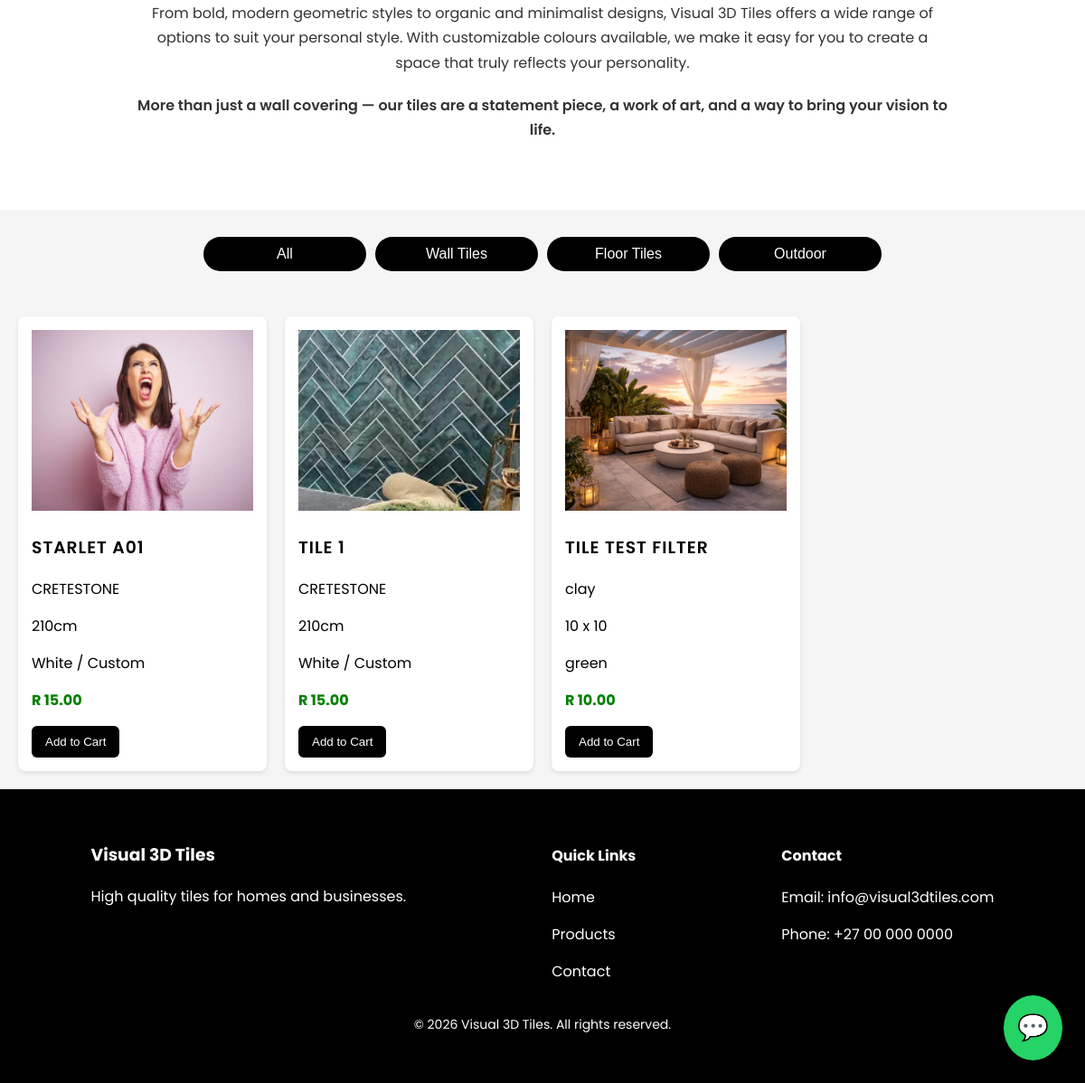
The app's page / (lower part), older data.
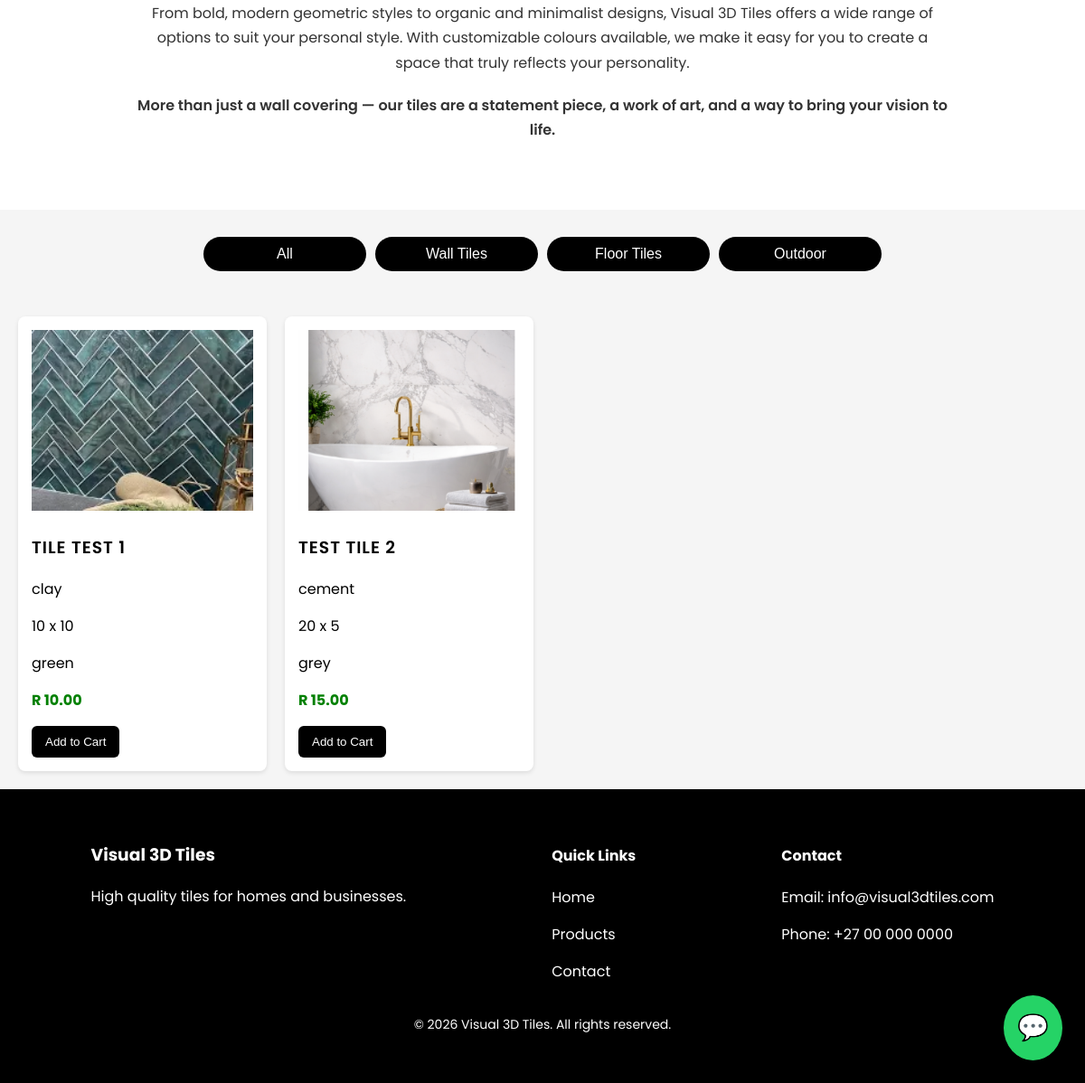
The same page, newer data.
### store/models.py (models this page shows, shortened)
class Product(models.Model):
    CATEGORY_CHOICES = [
        ('wall', 'Wall Tiles'),
        ('floor', 'Floor Tiles'),
        ('outdoor', 'Outdoor Tiles'),
    ]
    name = models.CharField(max_length=200)
    price = models.DecimalField(max_digits=8, decimal_places=2)
    material = models.CharField(max_length=100)
    dimensions = models.CharField(max_length=100)
    colors = models.CharField(max_length=200)
    description = models.TextField(blank=True, null=True)
    image = models.ImageField(upload_to='products/')
    category = models.CharField(
        max_length=20,
        choices=CATEGORY_CHOICES,
        default='floor'
    )

### store/views.py (the view)
# urls.py: path('', views.product_list, name='product_list'),
def product_list(request):
    products = Product.objects.all()
    return render(request, 'store/product_list.html', {
        'products': products
    })

### store/templates/store/product_list.html (shortened to what this page needs)
<!DOCTYPE html>
<html>
<head>
</head>
<body>
    <a href="https://wa.me/27000000000" class="whatsapp">💬</a>
    <section class="about">
        <div class="about-container">
            <p>
                From bold, modern geometric styles to organic and minimalist designs, Visual 3D Tiles offers
                a wide range of options to suit your personal style. With customizable colours available,
                we make it easy for you to create a space that truly reflects your personality.
            </p>
            <p class="highlight">
                More than just a wall covering — our tiles are a statement piece, a work of art, and a way to
                bring your vision to life.
            </p>
        </div>
    </section>
    <div class="filters buttons-filter">
        <button onclick="filterProducts('all')">All</button>
        <button onclick="filterProducts('wall')">Wall Tiles</button>
        <button onclick="filterProducts('floor')">Floor Tiles</button>
        <button onclick="filterProducts('outdoor')">Outdoor</button>
    </div>
    <div class="products" id="products">
        {% for product in products %}
        <div class="product {{ product.category }}">
            <a href="{% url 'product_detail' product.id %}" class="product-click"></a>
            <div class="image-container">
                <img src="{{ product.image.url }}">
            </div>
            <h3 class="product-name">{{ product.name|upper }}</h3>
            <p>{{ product.material }}</p>
            <p>{{ product.dimensions }}</p>
            <p>{{ product.colors }}</p>
            <p class="price">R {{ product.price }}</p>
            <a href="{% url 'add_to_cart' product.id %}"><button>Add to Cart</button></a>
        </div>
        {% endfor %}
    </div>
    <footer class="footer">
        <div class="footer-content">
            <div>
                <h3>Visual 3D Tiles</h3>
                <p>High quality tiles for homes and businesses.</p>
            </div>
            <div>
                <h4>Quick Links</h4>
                <p><a href="/">Home</a></p>
                <p><a href="#products">Products</a></p>
                <p><a href="#">Contact</a></p>
            </div>
            <div>
                <h4>Contact</h4>
                <p>Email: info@visual3dtiles.com</p>
                <p>Phone: +27 00 000 0000</p>
            </div>
        </div>
        <p class="copyright">© 2026 Visual 3D Tiles. All rights reserved.</p>
    </footer>
</body>
</html>

### store/templates/store/product_list.html (style rules this page uses)
.whatsapp { position: fixed; bottom: 25px; right: 25px; background: #25D366; color: white; font-size: 28px; padding: 15px; border-radius: 50%; text-decoration: none; box-shadow: 0 4px 10px rgba(0, 0, 0, 0.3); }
body { font-family: 'Poppins', Arial, sans-serif; background: #f5f5f5; margin: 0; padding: 0; }
.products { display: grid; grid-template-columns: repeat(auto-fill, minmax(250px, 1fr)); gap: 20px; padding: 20px; }
.product { background: white; padding: 15px; border-radius: 8px; box-shadow: 0 2px 5px rgba(0, 0, 0, 0.1); position: relative; transition: transform 0.3s ease, box-shadow 0.3s ease; }
.product img { width: 100%; height: 200px; object-fit: cover; transition: transform 0.4s ease; }
.product-name { text-transform: uppercase; font-weight: 600; letter-spacing: 1px; }
.product a { text-decoration: none; color: inherit; }
.product-click { position: absolute; top: 0; left: 0; width: 100%; height: 100%; z-index: 1; }
.image-container { position: relative; overflow: hidden; }
.price { font-weight: bold; color: green; }
button { background: black; color: white; padding: 10px 15px; border: none; border-radius: 6px; cursor: pointer; font-weight: 500; }
* { box-sizing: border-box }
.about { background: #fff; padding: 60px 20px; }
.about-container { max-width: 900px; margin: auto; text-align: center; }
.about p { font-size: 16px; line-height: 1.7; margin-bottom: 15px; color: #333; }
.about .highlight { font-weight: 600; margin-top: 20px; }
.buttons-filter { display: flex; justify-content: center; flex-wrap: wrap; gap: 10px; margin: 30px 10px; }
.buttons-filter button { flex: 1 1 auto; max-width: 180px; min-width: 100px; padding: 10px 20px; border-radius: 25px; border: none; background: black; color: white; cursor: pointer; font-size: 16px; transition: all 0.3s ease; white-space: nowrap; }
.footer { background: black; color: white; padding: 40px 20px; }
.footer-content { display: flex; justify-content: space-around; flex-wrap: wrap; }
.footer a { color: white; text-decoration: none; }
.copyright { text-align: center; margin-top: 20px; font-size: 14px; }

Row changes from the older to the newer data that the page shows:
removed Product: image (picture), name "STARLET A01", material "CRETESTONE", dimensions "210cm", colors "White / Custom", price "15.00"
removed Product: image (picture), name "TILE TEST FILTER", material "clay", dimensions "10 x 10", colors "green", price "10.00"
added Product: image (picture), name "TILE TEST 1", material "clay", dimensions "10 x 10", colors "green", price "10.00"
changed Product: image: a different picture; name "TILE 1" → "TEST TILE 2"; material "CRETESTONE" → "cement"; dimensions "210cm" → "20 x 5"; colors "White / Custom" → "grey"
